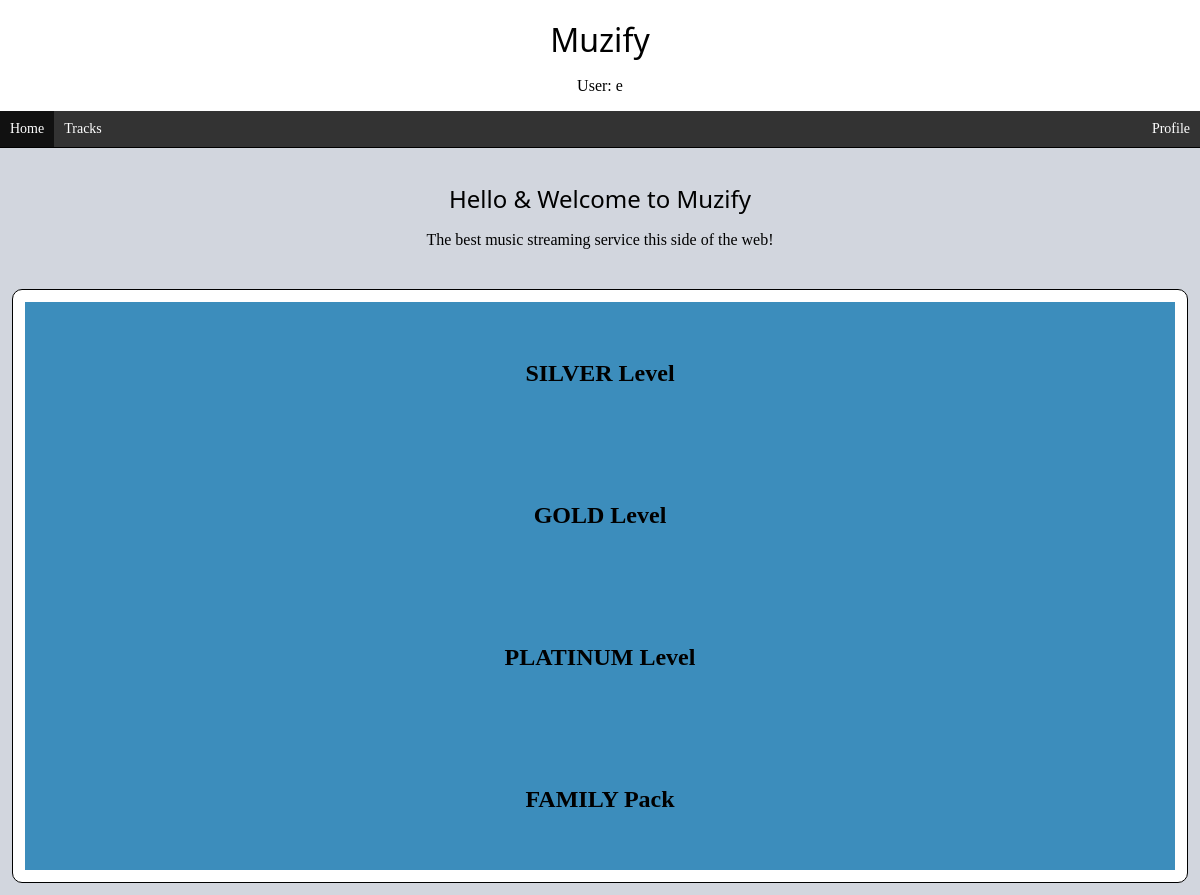
The page /Menu.php (signed in) on the database its author committed.
### tables this page shows
CREATE TABLE `offers` (
  `offer_id` int(11) NOT NULL,
  `title` varchar(50) NOT NULL,
  `description` text NOT NULL,
  `price` double NOT NULL,
  `image` varchar(50) NOT NULL
);

### Menu.php (the view, shortened to what this page needs)
<!DOCTYPE html>
<html>
<head>
  <link rel="stylesheet" type="text/css" href="MyCSS.css">
</head>
<body>
<header>
  <h1>Muzify</h1>
<p>
				<?php if(isset($_SESSION["Username"])){
					echo "User: " . $_SESSION["Username"];
				}else{
				$log ="You need to login ! " ;
					$_SESSION["Errors"] = $log;
					header('location: index.php');
					}
					?>
				</p>
					<ul title="navigation menu">
						<li class="selected"><a href="Menu.php">Home</a></li>
						<li><a href="Tracks.php">Tracks </a></li>
						<li id="left"><a href="Settings.php">Profile</a></li>
					</ul>
</header>
			<main>
			<div class="box">
				<h2>Hello & Welcome to Muzify </h2>
				<p>The best music streaming service this side of the web!</p>
			</div>
			<div class="box color border">
			<?php
			$connection = mysqli_connect("localhost", "abilyk", "DcqA6349", "abilyk");
			$result = mysqli_query($connection, "SELECT * FROM offers");
			$i = 1;
			while ($row = mysqli_fetch_array($result, MYSQLI_ASSOC))
			{
			echo "<div class='accordionbox'>";
					echo "<label for='accordionbox-$i'>". $row["title"]." </label>";
			echo "</div>";
			$i++;
			}
			?>
			</div>
			</main>
</body>
</html>

### MyCSS.css (style rules this page uses)
.box { padding:1%; margin:1%; text-align:center; }
h1,h2,h3,h4,h5,h6 { font-family:"Segoe UI",Arial,sans-serif; font-weight:400; margin:10px 0; }
body { margin:0; padding : 0; width: 100%; height: 100%; background-color: #d2d6de; }
header { background-color: white; top: 0; width: 100%; border-bottom: black 1px solid; margin-bottom: 10px; text-align: center; padding-top:8px; }
.color { background-color:#fff; border:1px solid black; border-radius:10px; }
ul { list-style-type: none; margin: 0; padding: 0; overflow: hidden; background-color: #333 ; }
li { float: left; }
#left { float: right; }
li a { display: block; color: white; text-align: center; padding: 10px; text-decoration: none; font-size:14px; }
.selected { background-color:#111; }
.accordionbox label { display: block; background-color: #3c8dbc; color: black; font-weight: bold; padding: 5%; text-align: center; font-size: 1.5em; }
a { text-decoration: none; color:black; }

### rows shown on the page
offers: title "SILVER Level"
offers: title "GOLD Level"
offers: title "PLATINUM Level"
offers: title "FAMILY Pack"

### other values the page prints
$_SESSION["Username"] "e"
